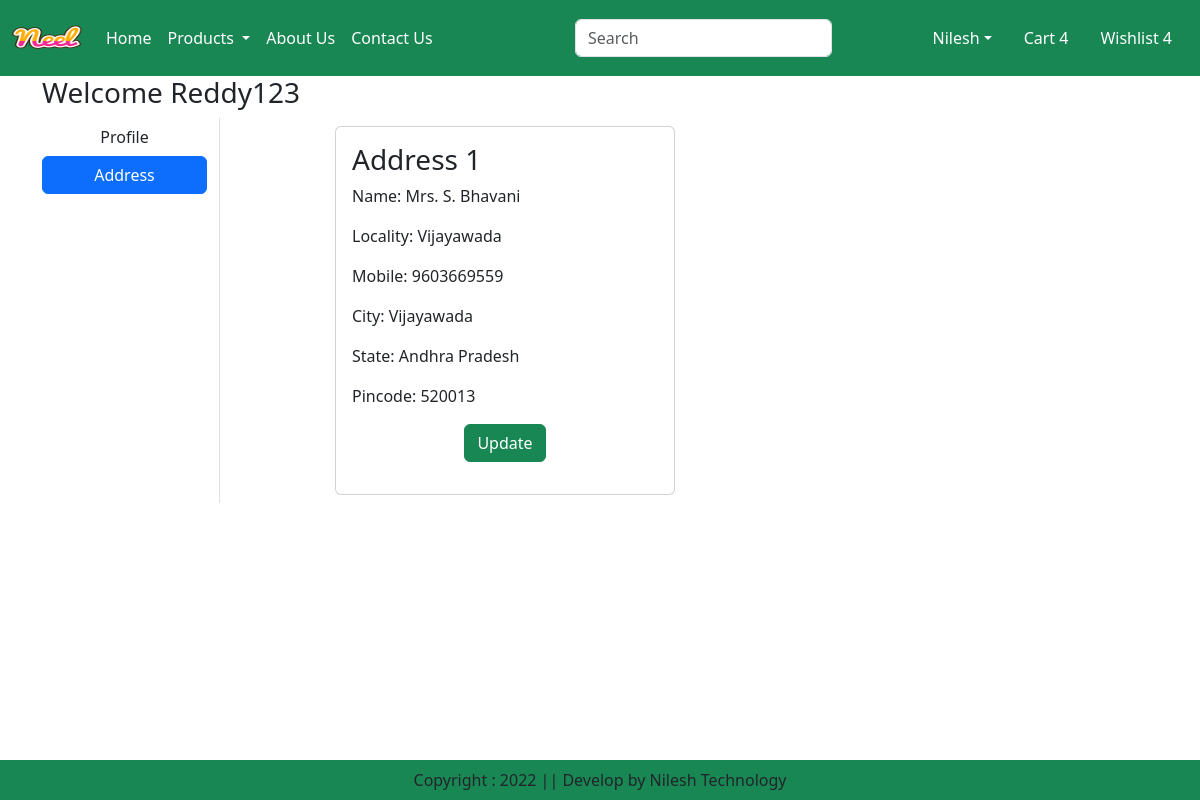
The app's page /address/ (signed in) with its own data.
### app/models.py (models this page shows, shortened)
class Customer(models.Model):
    user = models. ForeignKey(User,on_delete=models.CASCADE)
    name = models. CharField(max_length=200)
    locality = models. CharField(max_length=200)
    city = models. CharField(max_length=50)
    mobile = models. IntegerField (default=0)
    zipcode = models. IntegerField()
    state = models. CharField (choices=STATE_CHOICES, max_length=100)

### app/views.py (the view)
# urls.py: path('address/',views.address,name="address"),
def address(request):
    add = Customer.objects.filter(user=request.user)
    return render(request,'app/address.html',locals())

### app/templates/app/address.html (shortened to what this page needs)
{% extends 'app/base.html' %}
{% load static %}
{% block main-content %}
<div class="container">
    <div class="row">
        <h3>Welcome <span class="text-capitalize">{{request.user}}</span></h3>
        <div class="col-sm-2 border-end">
            <ul class="list-unstyled">
                <li class="d-grid"><a href="{% url 'profile' %}" class="btn ">Profile</a></li>
                <li class="d-grid"><a href="{% url 'address' %}" class="btn btn-primary">Address</a></li>
            </ul>
        </div>
        <div class="col-sm-8 offset-sm-1">
            <div class="row">
            {% for ad in add %}
                <div class="col-sm-6">
                    <div class="card m-2">
                        <div class="card-body">
                            <h3>Address {{forloop.counter}}</h3>
                            <p>Name: {{ad.name}}</p>
                            <p>Locality: {{ad.locality}}</p>
                            <p>Mobile: {{ad.mobile}}</p>
                            <p>City: {{ad.city}}</p>
                            <p>State: {{ad.state}}</p>
                            <p>Pincode: {{ad.zipcode}}</p>
                            <p class="text-center"><a href="{% url 'updateAddress' pk=ad.id %}" type="button" class="btn btn-success">
                                Update</a></p>
                        </div>
                    </div>
                </div>
            {% endfor %}
            </div>
        </div>
    </div>
</div>
{% endblock main-content %}

### records on screen
Customer: name "Mrs. S. Bhavani", locality "Vijayawada", mobile "9603669559", city "Vijayawada", state "Andhra Pradesh", zipcode "520013"

### other values on screen
{{ request.user }} "Reddy123"
